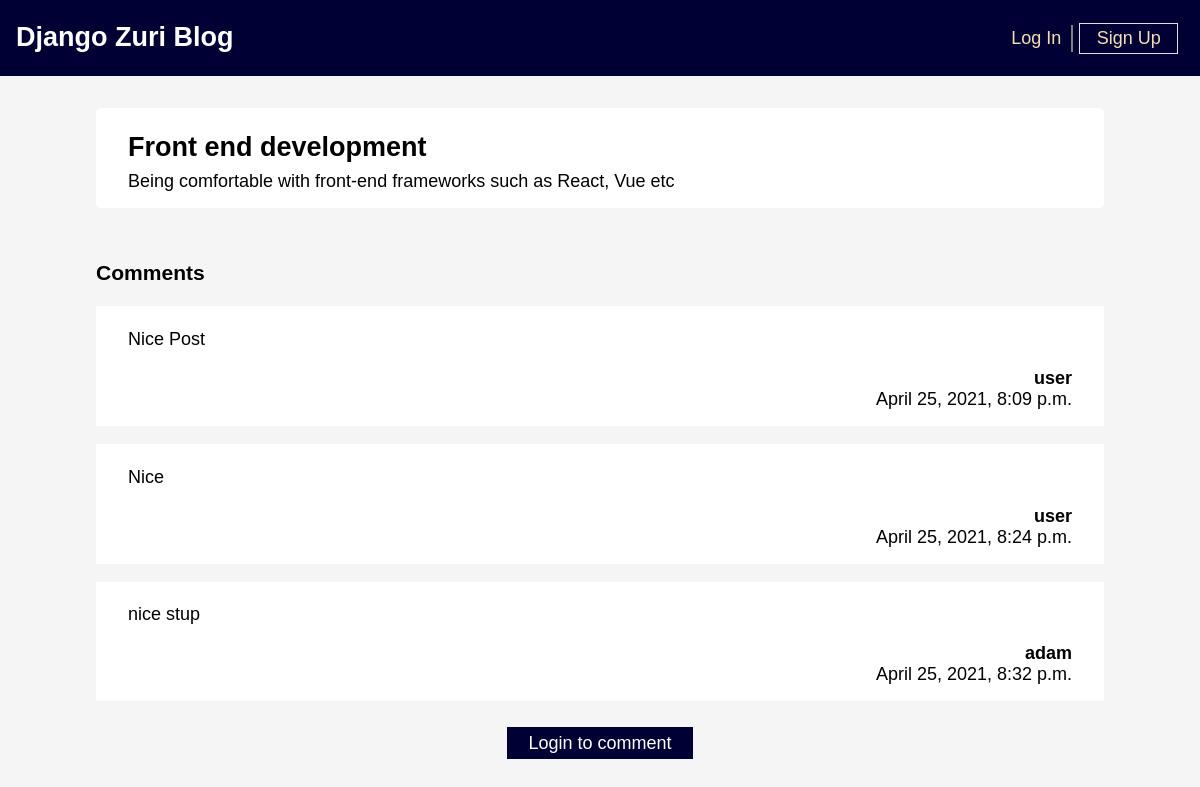
Page /post/2/ on the earlier database version.
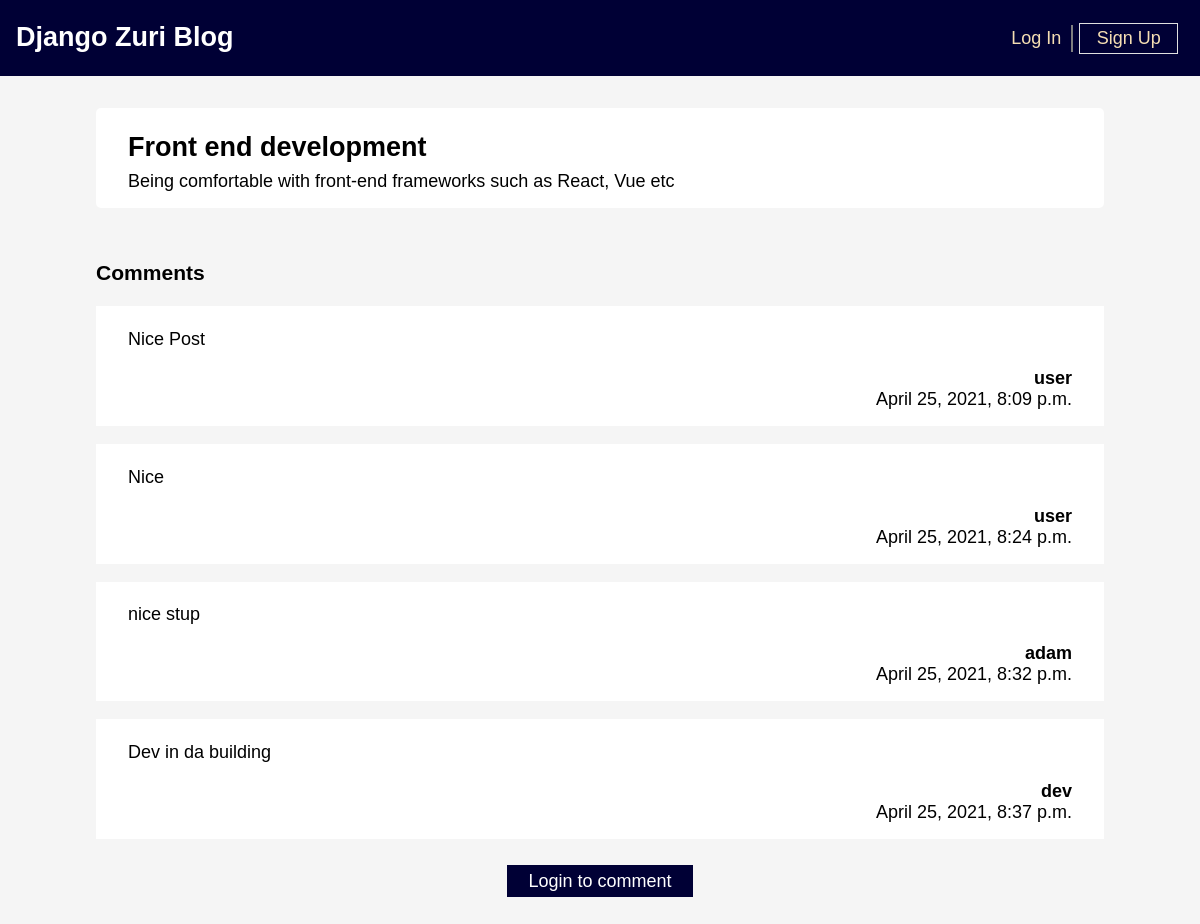
Same page on the later database version.
### blog/models.py (models this page shows, shortened)
class Comment(models.Model):
    post = models.ForeignKey('blog.Post',on_delete=models.CASCADE, related_name='comments')
    name = models.CharField(max_length=200, default = 'user')
    body = models.TextField()
    created_date = models.DateTimeField(default=timezone.now)
    class Meta:
        ordering = ['created_date']

### blog/views.py (the view)
# urls.py: path('post/<int:pk>/', BlogDetailView.as_view(), name='post_detail'),
class BlogDetailView(DetailView):
    model = Post
    template_name = 'post_detail.html'

### templates/post_detail.html (shortened to what this page needs)
{% extends 'base.html' %}
{% block content %}
    <div class = "post-entry">
        <h2>{{post.title}}</h2>
        <p>{{post.body}}</p>
    </div>
    <div class="comments">
        <h3>Comments</h3>
        {% for comment in post.comments.all %}
            <div class="comment">
                <div><p>{{ comment.body }}</p></div>
                <strong>{{ comment.name }}</strong>
                <div>{{ comment.created_date }}</div>
            </div>
        {% empty %}
            <p>No comments here yet :(</p>
        {% endfor %}
        {% if request.user.is_authenticated%}
            <div><a class = "comments-action" href="{% url 'add_comment_to_post' pk=post.pk %}">Add comment</a></div>
        {% else %}
            <div><a class = "comments-action" href="{% url 'login'%}">Login to comment</a></div>
        {% endif %}
    </div>
{% endblock %}

Differences in the rows shown:
added Comment: body "Dev in da building", name "dev", created_date "April 25, 2021, 8:37 p.m."
